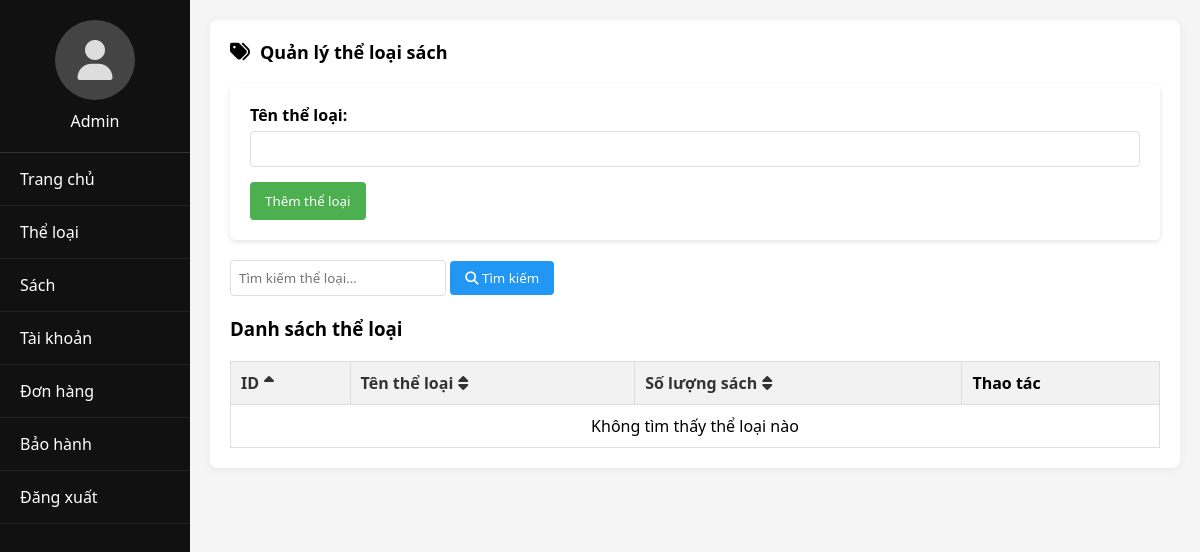
Before: /PHP/edit_loaisach.php with the older database file.
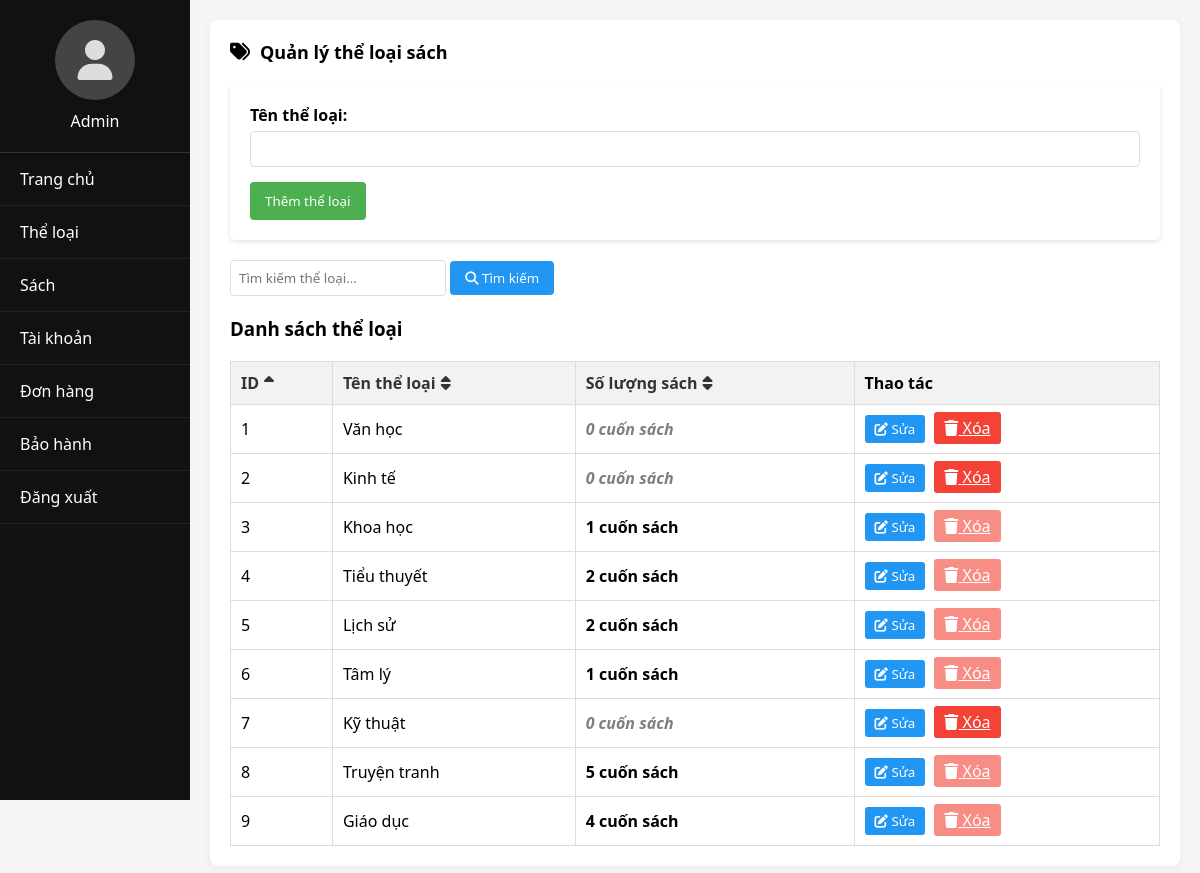
After: the same page with the newer database file.
### tables this page shows
CREATE TABLE LOAISACH (
    loaisach_id INT PRIMARY KEY AUTO_INCREMENT,
    ten_loai VARCHAR(255),
    trang_thai VARCHAR(8) CHECK (trang_thai IN ('active', 'deleted'))
);

### PHP/edit_loaisach.php (the view, shortened to what the changed rows need)
<?php
include 'db_connect.php';
$search_keyword = '';
$filter_query = " WHERE trang_thai = 'active'";
$sort_field = isset($_GET['sort']) ? $_GET['sort'] : 'loaisach_id';
$sort_direction = isset($_GET['direction']) ? $_GET['direction'] : 'asc';
$categories_query = "SELECT l.*,
                    (SELECT COUNT(*) FROM SACH s WHERE s.loaisach_id = l.loaisach_id AND s.trang_thai = 'active') as book_count
                    FROM LOAISACH l" . $filter_query;
if ($sort_field == 'book_count') {
    $categories_query .= " ORDER BY book_count $sort_direction, l.ten_loai ASC";
} else {
    $categories_query .= " ORDER BY $sort_field $sort_direction";
}
$categories_result = mysqli_query($conn, $categories_query);
function getSortLink($field, $current_sort_field, $current_sort_direction, $search_keyword)
{
    $direction = ($field == $current_sort_field && $current_sort_direction == 'asc') ? 'desc' : 'asc';
    $link = "edit_loaisach.php?sort=" . $field . "&direction=" . $direction;
    return $link;
}
function getSortIcon($field, $current_sort_field, $current_sort_direction)
{
    if ($field == $current_sort_field) {
        return ($current_sort_direction == 'asc') ? '<i class="fas fa-sort-up"></i>' : '<i class="fas fa-sort-down"></i>';
    }
    return '<i class="fas fa-sort"></i>';
}
?>
<!DOCTYPE html>
<html lang="vi">
<head>
    <link rel="stylesheet" href="https://cdnjs.cloudflare.com/ajax/libs/font-awesome/6.4.0/css/all.min.css">
    <link rel="stylesheet" href="../CSS/admin.css">
</head>
<body>
    <div class="content">
        <div class="dashboard">
            <table class="categories-table">
                <thead>
                    <tr>
                        <th class="sort-header">
                            <a href="<?php echo getSortLink('loaisach_id', $sort_field, $sort_direction, $search_keyword); ?>">
                                ID <?php echo getSortIcon('loaisach_id', $sort_field, $sort_direction); ?>
                            </a>
                        </th>
                        <th class="sort-header">
                            <a href="<?php echo getSortLink('ten_loai', $sort_field, $sort_direction, $search_keyword); ?>">
                                Tên thể loại <?php echo getSortIcon('ten_loai', $sort_field, $sort_direction); ?>
                            </a>
                        </th>
                        <th class="sort-header">
                            <a href="<?php echo getSortLink('book_count', $sort_field, $sort_direction, $search_keyword); ?>">
                                Số lượng sách <?php echo getSortIcon('book_count', $sort_field, $sort_direction); ?>
                            </a>
                        </th>
                        <th>Thao tác</th>
                    </tr>
                </thead>
                <tbody>
                    <?php
                    if (mysqli_num_rows($categories_result) > 0) {
                        while ($category = mysqli_fetch_assoc($categories_result)):
                    ?>
                            <tr>
                                <td><?php echo $category['loaisach_id']; ?></td>
                                <td><?php echo $category['ten_loai']; ?></td>
                                <td class="book-count <?php echo ($category['book_count'] == 0) ? 'zero-books' : ''; ?>">
                                    <?php echo $category['book_count']; ?> cuốn sách
                                </td>
                                <td>
                                    <button class="action-btn edit-btn"
                                        data-id="<?php echo $category['loaisach_id']; ?>"
                                        data-name="<?php echo $category['ten_loai']; ?>">
                                        <i class="fas fa-edit"></i> Sửa
                                    </button>
                                    <a href="javascript:void(0);" class="action-btn delete-btn <?php echo ($category['book_count'] > 0) ? 'disabled' : ''; ?>"
                                        onclick="<?php echo ($category['book_count'] > 0) ? 'alert(\'Không thể xóa thể loại này vì đã có sách liên kết\'); return false;' : 'confirmDelete(' . $category['loaisach_id'] . ')'; ?>"
                                        title="<?php echo ($category['book_count'] > 0) ? 'Không thể xóa thể loại này vì đã có sách liên kết' : 'Xóa thể loại'; ?>">
                                        <i class="fas fa-trash"></i> Xóa
                                    </a>
                                </td>
                            </tr>
                        <?php
                        endwhile;
                    } else {
                        ?>
                        <tr>
                            <td colspan="4" style="text-align: center;">Không tìm thấy thể loại nào</td>
                        </tr>
                    <?php } ?>
                </tbody>
            </table>
        </div>
    </div>
</body>
</html>

Changed rows visible on the page:
now on this page (row edited): loaisach: loaisach_id "1", ten_loai "Văn học", book_count "0"
now on this page (row edited): loaisach: loaisach_id "2", ten_loai "Kinh tế", book_count "0"
now on this page (row edited): loaisach: loaisach_id "3", ten_loai "Khoa học", book_count "1"
now on this page (row edited): loaisach: loaisach_id "4", ten_loai "Tiểu thuyết", book_count "2"
now on this page (row edited): loaisach: loaisach_id "5", ten_loai "Lịch sử", book_count "2"
now on this page (row edited): loaisach: loaisach_id "6", ten_loai "Tâm lý", book_count "1"
now on this page (row edited): loaisach: loaisach_id "7", ten_loai "Kỹ thuật", book_count "0"
now on this page (row edited): loaisach: loaisach_id "8", ten_loai "Truyện tranh", book_count "5"
now on this page (row edited): loaisach: loaisach_id "9", ten_loai "Giáo dục", book_count "4"
Other visible differences:
text no longer shown: "Không tìm thấy thể loại nào"
